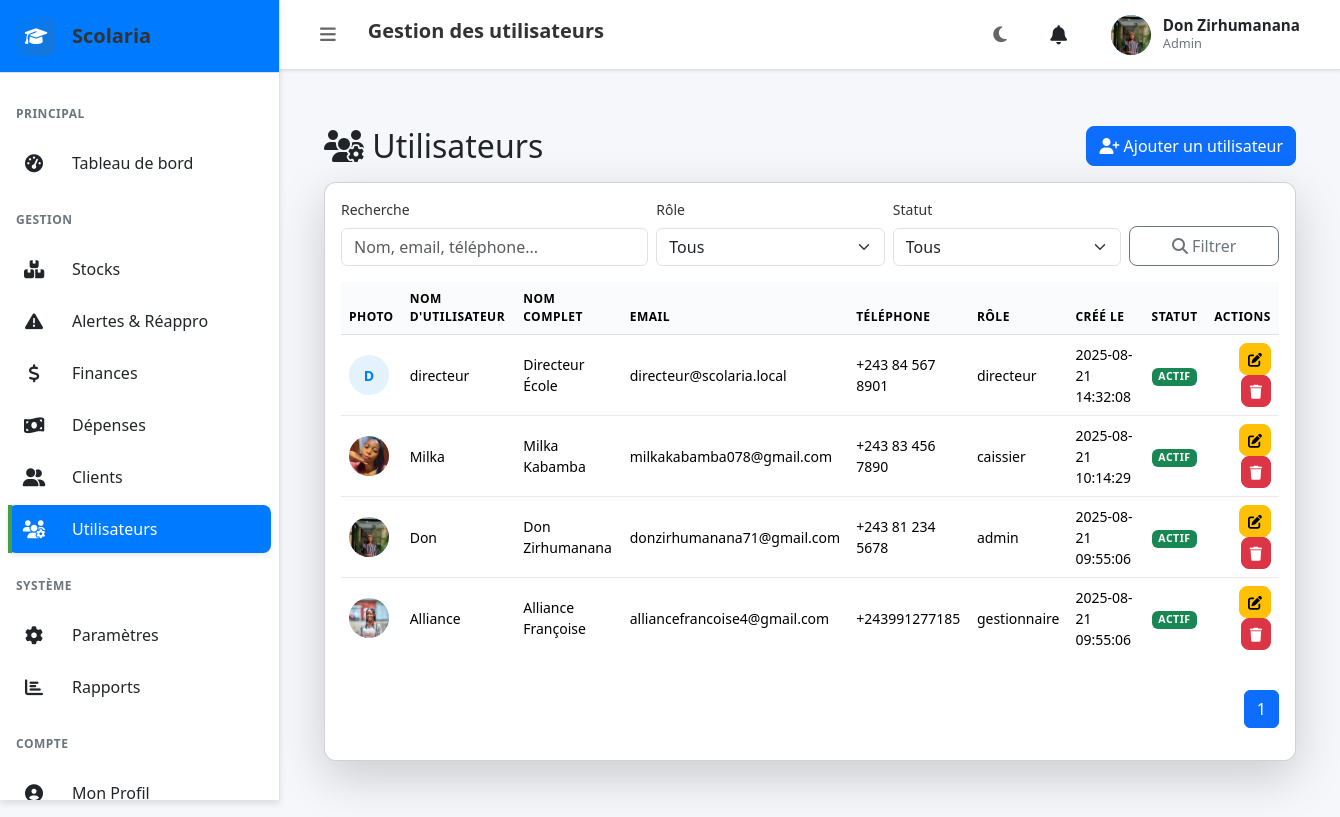
The app's page /users_admin.php (signed in) with its own data.
### tables this page shows
CREATE TABLE `users` (
  `id` int(11) NOT NULL AUTO_INCREMENT,
  `username` varchar(100) NOT NULL,
  `full_name` varchar(150) DEFAULT NULL,
  `email` varchar(150) NOT NULL,
  `phone` varchar(30) DEFAULT NULL,
  `password` varchar(255) NOT NULL,
  `role` enum('admin','gestionnaire','caissier','directeur','utilisateur') NOT NULL DEFAULT 'utilisateur',
  `status` enum('actif','inactif') NOT NULL DEFAULT 'actif',
  `avatar_path` varchar(255) DEFAULT NULL,
  `created_at` timestamp NOT NULL DEFAULT current_timestamp(),
  PRIMARY KEY (`id`),
  UNIQUE KEY `username` (`username`),
  UNIQUE KEY `email` (`email`)
);

### users_admin.php (the view, shortened to what this page needs)
<?php
$pdo = Database::getConnection();
$pdo->exec("ALTER TABLE users
	ADD COLUMN IF NOT EXISTS full_name VARCHAR(150) NULL AFTER username,
	ADD COLUMN IF NOT EXISTS phone VARCHAR(30) NULL AFTER email,
	ADD COLUMN IF NOT EXISTS status ENUM('actif','inactif') NOT NULL DEFAULT 'actif' AFTER role,
	ADD COLUMN IF NOT EXISTS avatar_path VARCHAR(255) NULL AFTER status");
try {
	$pdo->query("SELECT id, username, full_name, email, phone, password, role, status, avatar_path, created_at FROM users LIMIT 1");
} catch (PDOException $e) {
	$pdo->exec("ALTER TABLE users ADD COLUMN IF NOT EXISTS full_name VARCHAR(150) NULL");
	$pdo->exec("ALTER TABLE users ADD COLUMN IF NOT EXISTS phone VARCHAR(30) NULL");
	$pdo->exec("ALTER TABLE users ADD COLUMN IF NOT EXISTS status ENUM('actif','inactif') NOT NULL DEFAULT 'actif'");
	$pdo->exec("ALTER TABLE users ADD COLUMN IF NOT EXISTS avatar_path VARCHAR(255) NULL");
}
$search = trim((string)($_GET['q'] ?? ''));
$roleFilter = trim((string)($_GET['role'] ?? ''));
$statusFilter = trim((string)($_GET['status'] ?? ''));
$page = max(1, (int)($_GET['page'] ?? 1));
$perPage = 10;
$offset = ($page - 1) * $perPage;
$where = [];
$params = [];
$whereSql = $where ? ('WHERE ' . implode(' AND ', $where)) : '';
$countStmt = $pdo->prepare("SELECT COUNT(*) FROM users $whereSql");
$countStmt->execute($params);
$total = (int)$countStmt->fetchColumn();
$pages = max(1, (int)ceil($total / $perPage));
$listStmt = $pdo->prepare("SELECT id, username, full_name, email, phone, role, status, avatar_path, created_at FROM users $whereSql ORDER BY created_at DESC LIMIT $perPage OFFSET $offset");
$listStmt->execute($params);
$users = $listStmt->fetchAll();
$pageTitle = 'Gestion des utilisateurs';
$showSidebar = true;
$additionalCSS = [
	'https://cdn.jsdelivr.net/npm/bootstrap@5.3.3/dist/css/bootstrap.min.css'
];
?>
<div id="usersRoot" class="container py-4">
	<div class="d-flex justify-content-between align-items-center mb-3">
		<h2 class="mb-0"><i class="fas fa-users-cog"></i> Utilisateurs</h2>
		<button class="btn btn-primary" data-bs-toggle="modal" data-bs-target="#userModal" onclick="resetUserForm()"><i class="fas fa-user-plus"></i> Ajouter un utilisateur</button>
	</div>
	<div class="card shadow-lg">
		<div class="card-body">
			<form class="row g-2 align-items-end mb-3" method="get">
				<div class="col-md-4">
					<label class="form-label">Recherche</label>
					<input type="text" name="q" class="form-control" placeholder="Nom, email, téléphone..." value="<?php echo htmlspecialchars($search); ?>">
				</div>
				<div class="col-md-3">
					<label class="form-label">Rôle</label>
					<select name="role" class="form-select">
						<option value="">Tous</option>
					</select>
				</div>
				<div class="col-md-3">
					<label class="form-label">Statut</label>
					<select name="status" class="form-select">
						<option value="">Tous</option>
					</select>
				</div>
				<div class="col-md-2">
					<button class="btn btn-outline-secondary w-100"><i class="fas fa-search"></i> Filtrer</button>
				</div>
			</form>
			<div class="table-responsive">
				<table class="table table-hover align-middle">
					<thead>
						<tr>
							<th>Photo</th>
							<th>Nom d'utilisateur</th>
							<th>Nom complet</th>
							<th>Email</th>
							<th>Téléphone</th>
							<th>Rôle</th>
							<th>Créé le</th>
							<th>Statut</th>
							<th class="text-end">Actions</th>
						</tr>
					</thead>
					<tbody>
						<?php if (empty($users)): ?>
						<tr><td colspan="9" class="text-center text-muted">Aucun utilisateur</td></tr>
						<?php else: foreach ($users as $u): ?>
						<tr>
							<td>
								<?php if (!empty($u['avatar_path'])): ?>
									<img src="<?php echo htmlspecialchars($u['avatar_path']); ?>" class="avatar" alt="Avatar">
								<?php else: ?>
									<div class="avatar"><?php echo htmlspecialchars(mb_strtoupper(mb_substr((string)$u['full_name'],0,1))); ?></div>
								<?php endif; ?>
							</td>
							<td><?php echo htmlspecialchars($u['username'] ?? ''); ?></td>
							<td><?php echo htmlspecialchars($u['full_name'] ?? ''); ?></td>
							<td><?php echo htmlspecialchars($u['email'] ?? ''); ?></td>
							<td><?php echo htmlspecialchars($u['phone'] ?? ''); ?></td>
							<td><?php echo htmlspecialchars($u['role'] ?? ''); ?></td>
							<td><?php echo htmlspecialchars($u['created_at'] ?? ''); ?></td>
							<td>
								<span class="badge bg-<?php echo ($u['status'] ?? 'actif')==='actif'?'success':'secondary'; ?>"><?php echo ucfirst((string)$u['status']); ?></span>
							</td>
							<td class="text-end">
								<button class="btn btn-sm btn-warning" onclick='openEdit(<?php echo json_encode($u, JSON_HEX_TAG|JSON_HEX_APOS|JSON_HEX_QUOT|JSON_HEX_AMP); ?>)'><i class="fas fa-edit"></i></button>
								<form method="POST" style="display:inline" onsubmit="return confirm('Supprimer cet utilisateur ?')">
									<button class="btn btn-sm btn-danger"><i class="fas fa-trash"></i></button>
								</form>
							</td>
						</tr>
						<?php endforeach; endif; ?>
					</tbody>
				</table>
			</div>
			<nav class="mt-3" aria-label="Pagination">
				<ul class="pagination justify-content-end">
					<?php for ($p=1; $p<=$pages; $p++): $qs = http_build_query(['q'=>$search,'role'=>$roleFilter,'status'=>$statusFilter,'page'=>$p]); ?>
					<li class="page-item <?php echo $p===$page?'active':''; ?>"><a class="page-link" href="?<?php echo $qs; ?>"><?php echo $p; ?></a></li>
					<?php endfor; ?>
				</ul>
			</nav>
		</div>
	</div>
</div>
<?php
$content = ob_get_clean();
include __DIR__ . '/layout/base.php';
?>

### layout/base.php (shortened to what this page needs)
<?php
$pageTitle = $pageTitle ?? 'Scolaria';
$currentPage = $currentPage ?? '';
$showSidebar = $showSidebar ?? true;
$bodyClass = $bodyClass ?? '';
$additionalCSS = $additionalCSS ?? [];
?>
<!DOCTYPE html>
<html lang="fr" data-theme="light">
<head>
    <link rel="stylesheet" href="assets/css/style.css">
    <link rel="stylesheet" href="assets/css/notifications.css">
    <link rel="stylesheet" href="assets/css/header-notifications.css">
    <link rel="stylesheet" href="https://cdnjs.cloudflare.com/ajax/libs/font-awesome/6.4.0/css/all.min.css">
    <?php foreach ($additionalCSS as $css): ?>
        <link rel="stylesheet" href="<?php echo htmlspecialchars($css); ?>">
    <?php endforeach; ?>
</head>
<body class="<?php echo htmlspecialchars($bodyClass); ?>">
    <div class="app-layout">
        <?php if ($showSidebar): ?>
            <aside class="sidebar" id="sidebar">
                <div class="sidebar-logo">
                    <div class="logo-icon">
                        <i class="fas fa-graduation-cap"></i>
                    </div>
                    <div class="logo-text">Scolaria</div>
                </div>
                <nav class="sidebar-nav">
                    <?php include __DIR__ . '/../partials/menu.php'; ?>
                </nav>
            </aside>
        <?php endif; ?>
        <main class="main-content">
            <header class="app-header">
                <div class="header-left">
                    <?php if ($showSidebar): ?>
                        <button class="sidebar-toggle" data-tooltip="Toggle Sidebar (Ctrl+B)">
                            <i class="fas fa-bars"></i>
                        </button>
                    <?php endif; ?>
                    <h1 class="page-title"><?php echo htmlspecialchars($pageTitle); ?></h1>
                </div>
                <div class="header-right">
                    <button class="theme-toggle" data-tooltip="Changer de thème (Ctrl+D)">
                        <i class="fas fa-moon"></i>
                    </button>
                    <button class="notifications-btn" data-tooltip="Notifications">
                        <i class="fas fa-bell"></i>
                    </button>
                    <?php include __DIR__ . '/../includes/user_header.php'; ?>
                    <div class="user-menu" data-tooltip="Menu utilisateur">
                        <div class="user-avatar">
                            <?php echo generateAvatar($userProfile); ?>
                        </div>
                        <div class="user-info">
                            <div class="user-name"><?php echo htmlspecialchars($userProfile['full_name']); ?></div>
                            <div class="user-role"><?php echo htmlspecialchars($userProfile['role']); ?></div>
                        </div>
                    </div>
                </div>
            </header>
            <div class="content-area">
                <?php
                if (isset($content)) {
                    echo $content;
                } else {
                    if (isset($contentFile) && file_exists($contentFile)) {
                        include $contentFile;
                    }
                }
                ?>
            </div>
        </main>
    </div>
</body>
</html>

### partials/menu.php (shortened to what this page needs)
<?php
$role = (string)($_SESSION['role'] ?? '');
function renderNavItem(string $href, string $icon, string $text, string $currentPage): void {
	$active = strpos($href, $currentPage) !== false ? 'active' : '';
	echo '<div class="nav-item">';
	echo '<a href="' . htmlspecialchars($href) . '" class="nav-link ' . $active . '">';
	echo '<div class="nav-icon"><i class="' . htmlspecialchars($icon) . '"></i></div>';
	echo '<div class="nav-text">' . htmlspecialchars($text) . '</div>';
	echo '</a>';
	echo '</div>';
}
echo '<div class="nav-section">';
echo '<div class="nav-section-title">Principal</div>';
$dashboardHref = 'dashboard.php';
renderNavItem($dashboardHref, 'fas fa-tachometer-alt', 'Tableau de bord', $currentPage ?? '');
echo '</div>';
if ($role === 'admin') {
	echo '<div class="nav-section">';
	echo '<div class="nav-section-title">Gestion</div>';
	echo '</div>';
	echo '<div class="nav-section">';
	echo '<div class="nav-section-title">Système</div>';
	echo '</div>';
}
echo '<div class="nav-section">';
echo '<div class="nav-section-title">Compte</div>';
echo '</div>';

### includes/user_header.php (shortened to what this page needs)
<?php
function getUserProfile($userId) {
    $pdo = Database::getConnection();
    try {
        $stmt = $pdo->prepare("
            SELECT id, username, full_name, email, phone, role, status, avatar_path, created_at
            FROM users
            WHERE id = ?
        ");
        $stmt->execute([$userId]);
        $profile = $stmt->fetch();
        if ($profile) {
            return [
                'avatar' => $profile['avatar_path'],
                'full_name' => $profile['full_name'] ?: $profile['username'],
                'email' => $profile['email'],
                'role' => $profile['role'],
                'username' => $profile['username'],
                'phone' => $profile['phone'],
                'status' => $profile['status']
            ];
        }
        return [
            'avatar' => null,
            'full_name' => $_SESSION['username'] ?? 'Utilisateur',
            'email' => $_SESSION['email'] ?? '',
            'role' => $_SESSION['role'] ?? 'Utilisateur'
        ];
    } catch (Exception $e) {
        error_log('Erreur lors de la récupération du profil: ' . $e->getMessage());
        return [
            'avatar' => null,
            'full_name' => $_SESSION['username'] ?? 'Utilisateur',
            'email' => $_SESSION['email'] ?? '',
            'role' => $_SESSION['role'] ?? 'Utilisateur'
        ];
    }
}
function generateAvatar($profile) {
    if (!empty($profile['avatar']) && file_exists($profile['avatar'])) {
        return '<img src="' . htmlspecialchars($profile['avatar']) . '" alt="Avatar" class="user-avatar-img">';
    }
    $initial = strtoupper(substr($profile['full_name'], 0, 1));
    $colors = ['#3498db', '#e74c3c', '#2ecc71', '#f39c12', '#9b59b6', '#1abc9c'];
    $color = $colors[array_rand($colors)];
    return '<div class="user-avatar-initial" style="background-color: ' . $color . '">' . $initial . '</div>';
}
$userId = $_SESSION['user_id'] ?? 0;
$userProfile = getUserProfile($userId);
?>

### assets/css/header-notifications.css (style rules this page uses)
.notifications-btn { position: relative; background: none; border: none; color: var(--text-color); font-size: 1.2rem; padding: 0.5rem; border-radius: 50%; cursor: pointer; transition: all 0.2s ease; display: flex; align-items: center; justify-content: center; width: 40px; height: 40px; }
.user-menu { display: flex; align-items: center; gap: 0.75rem; padding: 0.5rem; border-radius: 8px; cursor: pointer; transition: all 0.2s ease; position: relative; }
.user-avatar { width: 40px; height: 40px; border-radius: 50%; display: flex; align-items: center; justify-content: center; font-weight: bold; color: white; font-size: 1.1rem; overflow: hidden; position: relative; }
.user-avatar-img { width: 100%; height: 100%; object-fit: cover; border-radius: 50%; }
.user-info { display: flex; flex-direction: column; min-width: 0; }
.user-name { font-weight: 600; color: var(--text-color); font-size: 0.95rem; line-height: 1.2; white-space: nowrap; overflow: hidden; text-overflow: ellipsis; }
.user-role { font-size: 0.8rem; color: var(--text-muted); text-transform: capitalize; }
:root { --bg-color: #ffffff; --card-bg: #f8f9fa; --text-color: #212529; --text-muted: #6c757d; --border-color: #dee2e6; --border-light: #e9ecef; --hover-bg: #f1f3f4; --primary-color: #007bff; --accent-color: #3498db; --unread-bg: rgba(52, 152, 219, 0.05); }

### users_admin.php (style rules this page uses)
#usersRoot .card { border-radius: .75rem; box-shadow: 0 .5rem 1rem rgba(0,0,0,.08); }
#usersRoot .avatar { width: 40px; height: 40px; border-radius: 50%; object-fit: cover; background: var(--primary-light); display: inline-flex; align-items: center; justify-content: center; font-weight: 700; color: var(--primary-color); }
#usersRoot .table thead th { background: var(--bg-tertiary); }
#usersRoot .btn { border-radius: .5rem; }
.sidebar { background: var(--bg-secondary) !important; color: var(--text-color) !important; border-right: 1px solid var(--border-color) !important; }
.sidebar-logo { background: var(--primary-color) !important; color: white !important; padding: 1rem !important; text-align: center !important; font-weight: bold !important; }
.nav-section { margin-bottom: 1rem !important; }
.nav-section-title { color: var(--text-muted) !important; font-size: 0.75rem !important; font-weight: 600 !important; text-transform: uppercase !important; letter-spacing: 0.5px !important; padding: 0.5rem 1rem !important; margin-bottom: 0.5rem !important; }
.nav-item { margin-bottom: 0.25rem !important; }
.nav-link { display: flex !important; align-items: center !important; padding: 0.75rem 1rem !important; color: var(--text-color) !important; text-decoration: none !important; border-radius: 0.5rem !important; margin: 0 0.5rem !important; transition: all 0.2s ease !important; background: transparent !important; border: none !important; }
.nav-link.active { background: var(--primary-color) !important; color: white !important; box-shadow: 0 2px 4px rgba(0,0,0,0.1) !important; }
.nav-icon { width: 20px !important; margin-right: 0.75rem !important; text-align: center !important; }
.nav-text { font-weight: 500 !important; }

### records on screen
users: avatar_path (picture), full_name "Don Zirhumanana", role "Admin", username "Don", email "donzirhumanana71@gmail.com", phone "+243 81 234 5678", role "admin", created_at "2025-08-21 09:55:06", status "ACTIF"
users: full_name "D", username "directeur", full_name "Directeur École", email "directeur@scolaria.local", phone "+243 84 567 8901", role "directeur", created_at "2025-08-21 14:32:08", status "ACTIF"
users: avatar_path (picture), username "Milka", full_name "Milka Kabamba", email "milkakabamba078@gmail.com", phone "+243 83 456 7890", role "caissier", created_at "2025-08-21 10:14:29", status "ACTIF"
users: avatar_path (picture), username "Alliance", full_name "Alliance Françoise", email "alliancefrancoise4@gmail.com", phone "+243991277185", role "gestionnaire", created_at "2025-08-21 09:55:06", status "ACTIF"

### other values on screen
$text "Tableau de bord Stocks Alertes & Réappro Finances Dépenses Clients Utilisateurs Paramètres Rapports Mon Profil"
$pageTitle "Gestion des utilisateurs"
